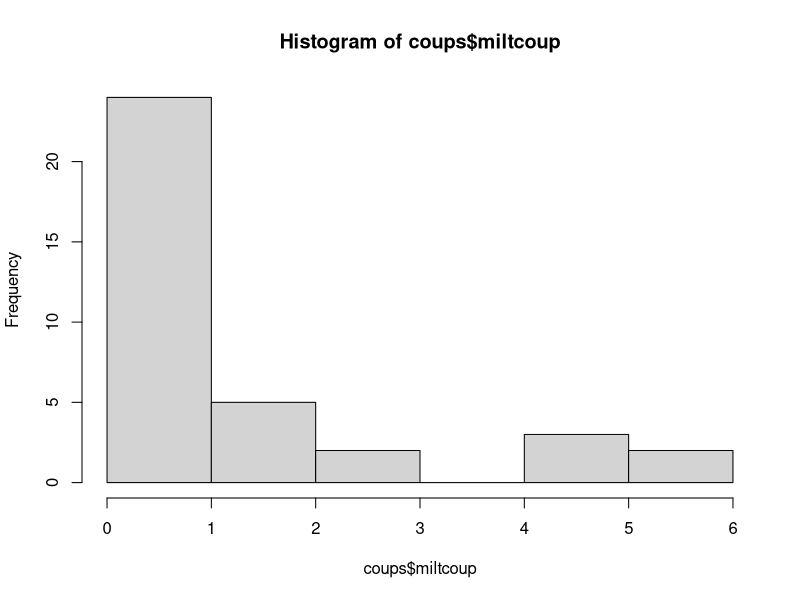
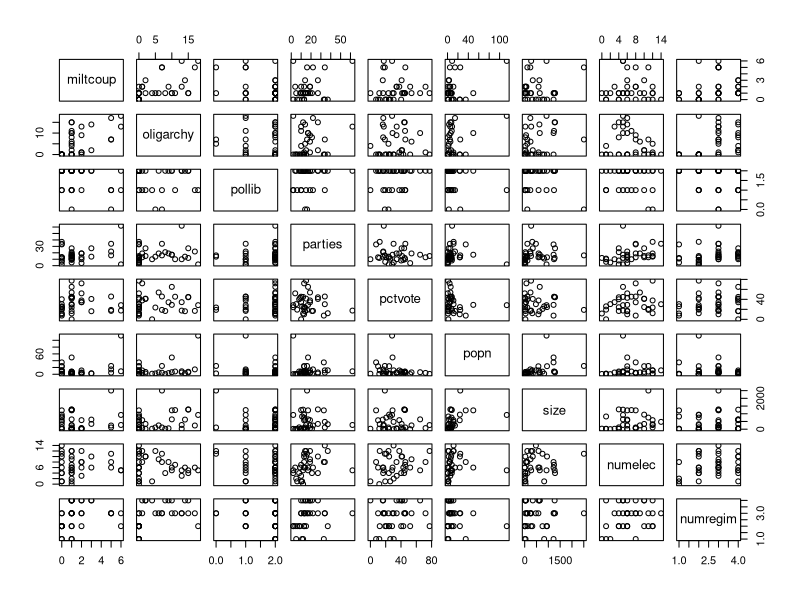

Reproduce these figures in R, in order.
## ---- chunk 1
coups <- read.table("coups.txt", header=TRUE)
coups

hist(coups$miltcoup)
pairs(coups)
## ---- chunk 2
# poisson
coups$pollib<-factor(coups$pollib)
coup_glm<-glm(miltcoup~oligarchy+pollib+parties+pctvote+popn+size+numelec+numregim,
              family=poisson, data=coups)
summary(coup_glm)
## ---- chunk 3
# all variables
summary(glm(miltcoup~oligarchy+pollib+parties+pctvote+popn+size+numelec+numregim,
            family=poisson, data=coups))
# remove numelec
summary(glm(miltcoup~oligarchy+pollib+parties+pctvote+popn+size+numregim,
            family=poisson, data=coups))
# remove numregim
summary(glm(miltcoup~oligarchy+pollib+parties+pctvote+popn+size,
            family=poisson, data=coups))
# remove size
summary(glm(miltcoup~oligarchy+pollib+parties+pctvote+popn,               
            family=poisson, data=coups))
# remove popn
summary(glm(miltcoup~oligarchy+pollib+parties+pctvote,
            family=poisson, data=coups))
# remove pctvote
summary(glm(miltcoup~oligarchy+pollib+parties,
            family=poisson, data=coups))

## ---- chunk 4
# hypothetical countries for all three levels of political liberalization
# level 0
level_0 <- coups[coups$pollib == 0,]
hypothetical_0 <- data.frame(pollib=factor(0), 
                          oligarchy=mean(level_0$oligarchy),
                          parties=mean(level_0$parties),
                          pctvote=mean(level_0$pctvote),
                          popn=mean(level_0$popn),
                          size=mean(level_0$size),
                          numelec=mean(level_0$numelec),
                          numregim=mean(level_0$numregim))

level_1 <- coups[coups$pollib == 1,]
hypothetical_1 <- data.frame(pollib=factor(1), 
                          oligarchy=mean(level_1$oligarchy),
                          parties=mean(level_1$parties),
                          pctvote=mean(level_1$pctvote),
                          popn=mean(level_1$popn),
                          size=mean(level_1$size),
                          numelec=mean(level_1$numelec),
                          numregim=mean(level_1$numregim))

level_2 <- coups[coups$pollib == 2,]
hypothetical_2 <- data.frame(pollib=factor(2), 
                          oligarchy=mean(level_2$oligarchy),
                          parties=mean(level_2$parties),
                          pctvote=mean(level_2$pctvote),
                          popn=mean(level_2$popn),
                          size=mean(level_2$size),
                          numelec=mean(level_2$numelec),
                          numregim=mean(level_2$numregim))
## ---- chunk 5
model <-glm(miltcoup~oligarchy+parties+pollib,
            family=poisson, data=coups)
# predictions
predict(model, hypothetical_0, type = "response")
predict(model, hypothetical_1, type = "response")
predict(model, hypothetical_2, type = "response")
